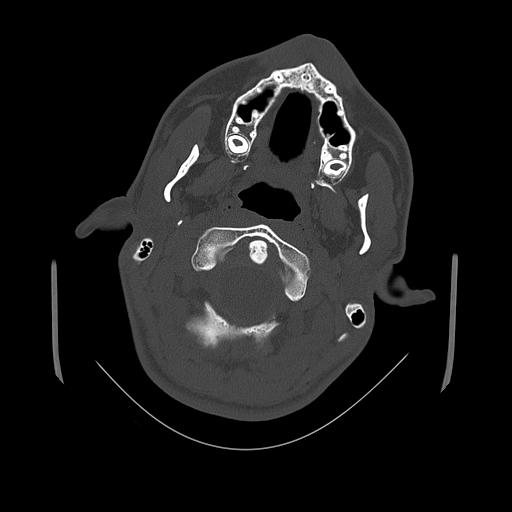
#> input picture images/IMG10.png, 512 x 512 px
$ python -i segmentation.py   (imports and definitions only)
#> lines starting #> are read from the running program, lines starting #| are printed output that depends on the picture; after the words box and inside, x2 and y2 are one past the last pixel; in counts of white or black regions, pixels touching at a corner belong together
#> further down, picture is the input picture: shape (512, 512, 3); min 0, max 255, mean 25.9
import sys
import numpy as np
import skimage.io
import skimage.filters
import skimage.io as io
import matplotlib.pyplot as plt


path = "./images/IMG"
imgs_skulls = []

# [3 lines not run here, left out]


# Сегментация
def filtering_image(image):
    sigma = 2
    blur = skimage.color.rgb2gray(image)
    blur = skimage.filters.gaussian(blur, sigma=sigma)
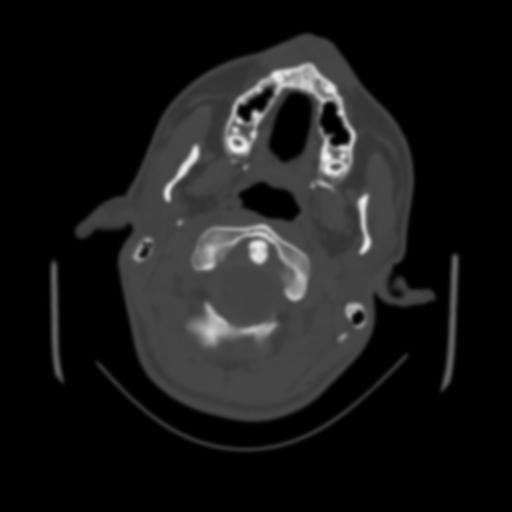
#> blur: shape (512, 512) float64; min 0, max 0.962, mean 0.102

    t = skimage.filters.threshold_otsu(blur) * 3.2
#> t = 0.499

    mask = blur > t
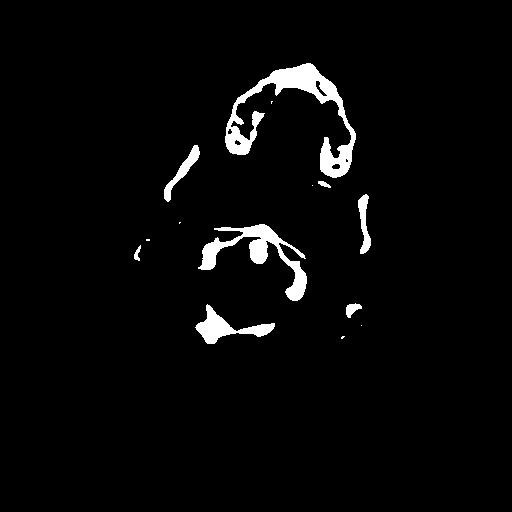
#> mask: shape (512, 512) bool; 3.1% white; 14 white regions (6 under 20 px), largest, box (x1, y1, x2, y2) and area: (225, 63, 356, 178) 3710, (198, 224, 307, 301) 2211, (195, 304, 275, 344) 1075

    selected_part = np.zeros_like(image)
    selected_part[mask] = image[mask]
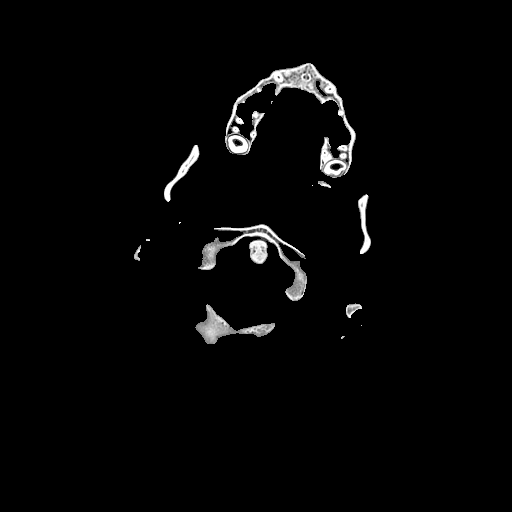
#> selected_part: shape (512, 512, 3); min 0, max 255, mean 5.7

    return selected_part

results = [filtering_image(image) for image in imgs_skulls]

# [6 lines of commented-out code are left out]

>>> import cv2
>>> picture = cv2.cvtColor(cv2.imread('images/IMG10.png'), cv2.COLOR_BGR2RGB)
>>> result = filtering_image(picture)

$ run again, on images/IMG108.png
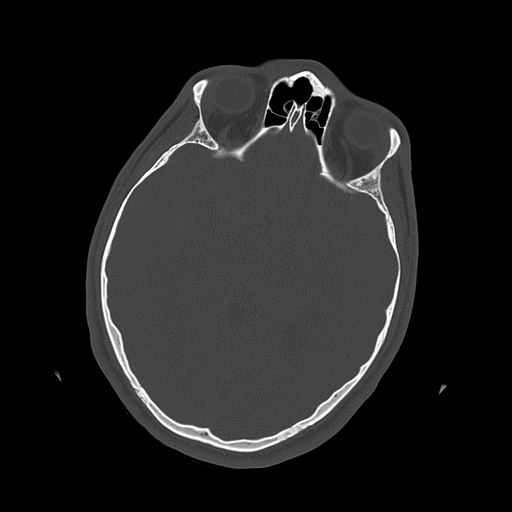
#> input picture images/IMG108.png, 512 x 512 px
#> picture is the input picture: shape (512, 512, 3); min 0, max 255, mean 31.3
#> t = 0.488
#> in filtering_image, `mask = blur > t`:
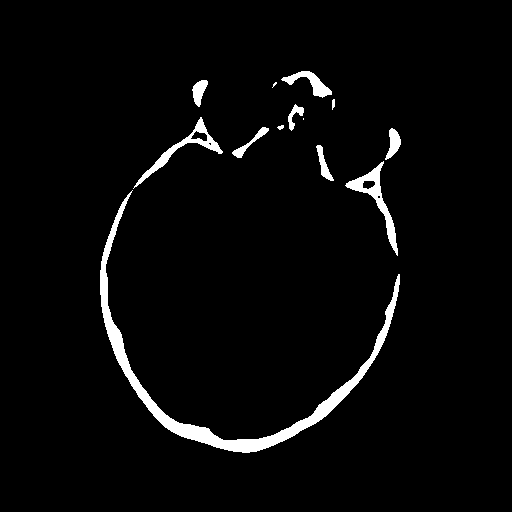
#> mask: shape (512, 512) bool; 3.3% white; 13 white regions (2 under 20 px), largest, box (x1, y1, x2, y2) and area: (100, 190, 400, 453) 5173, (345, 161, 398, 256) 971, (133, 117, 223, 189) 825
#> in filtering_image, `selected_part[mask] = image[mask]`:
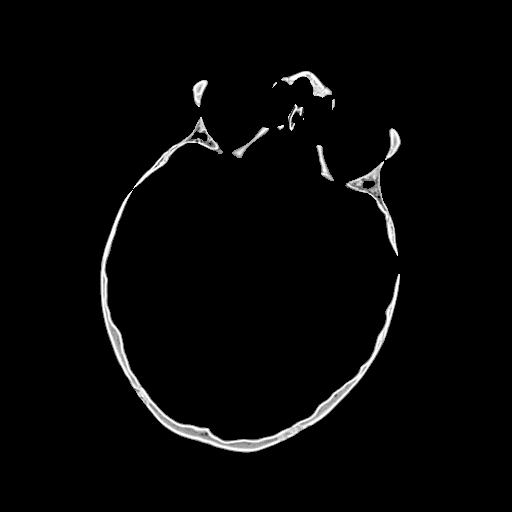
#> selected_part: shape (512, 512, 3); min 0, max 255, mean 6.2
